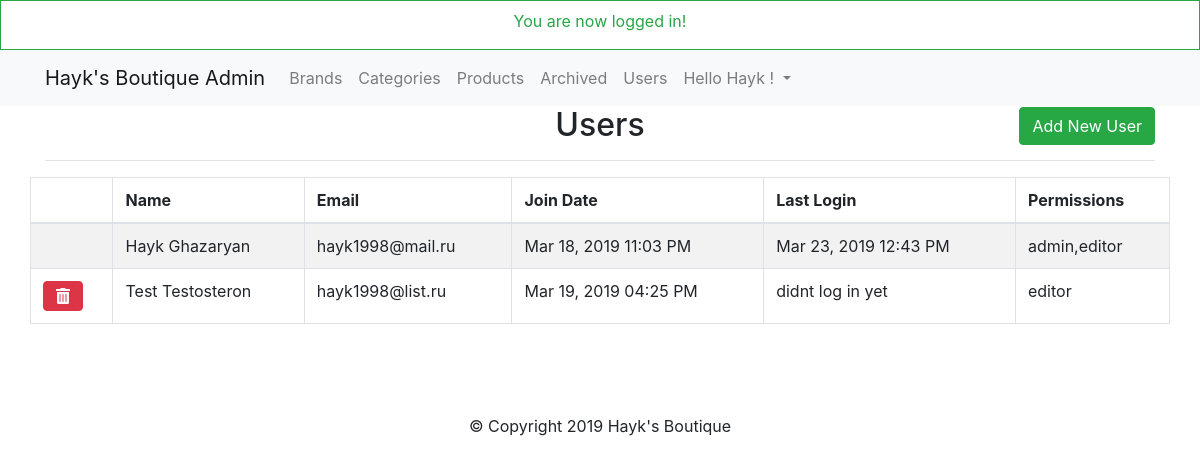
The page /admin/users.php (signed in) on the database its author committed.
### tables this page shows
CREATE TABLE `users` (
  `id` int(11) NOT NULL,
  `full_name` varchar(255) NOT NULL,
  `email` varchar(175) NOT NULL,
  `password` varchar(255) NOT NULL,
  `join_date` datetime NOT NULL DEFAULT CURRENT_TIMESTAMP,
  `last_login` datetime NOT NULL,
  `permission` varchar(255) NOT NULL
);

### helpers/helpers.php (called while the page is built, shortened)
<?php
function pretty_date($date){
    return date("M d, Y h:i A",strtotime($date));
}

### admin/users.php (the view, shortened to what this page needs)
<?php
require_once '../core/init.php';
include 'includes/head.php';
include 'includes/navigation.php';
if (isset($_GET['add'])) {
    $name = ((isset($_POST['name'])) ? sanitize($_POST['name']) : '');
    $email = ((isset($_POST['email'])) ? sanitize($_POST['email']) : '');
    $password = ((isset($_POST['password'])) ? sanitize($_POST['password']) : '');
    $confirm = ((isset($_POST['confirm'])) ? sanitize($_POST['confirm']) : '');
    $permissions = ((isset($_POST['permissions'])) ? sanitize($_POST['permissions']) : '');
    $errors = array();
    if ($_POST) {
        $emailQuery = $db->query("SELECT * FROM users WHERE email = '$email'");
        $emailCount = mysqli_num_rows($emailQuery);
        if ($emailCount != 0) {
            $errors[] = "The email is already in use , choose another email";
        }
        $required = array('name', 'email', 'password', 'confirm', 'permissions');
        foreach ($required as $f) {
            if (empty($_POST[$f])) {
                $errors[] = "You must fill out all fields";
                break;
            }
        }
        if (strlen($password) < 6) {
            $errors[] = 'Your password must be at least 6 characters';
        }
        if ($password != $confirm) {
            $errors[] = 'Your passwords dont match';
        }
        if (!filter_var($email, FILTER_VALIDATE_EMAIL)) {
            $errors[] = 'The email you entered is not valid';
        }
        if (!empty($errors)) {
            echo display_errors($errors);
        } else {
            $hashed = password_hash($password, PASSWORD_DEFAULT);
            $db->query("INSERT INTO users (full_name,email,password,permission) VALUES ('$name','$email','$hashed','$permissions')");
            $_SESSION['success_flash'] = 'The User has Added';
            header('Location:users.php');
        }
    }
    ?>
    <div class="container">
        <h2 class="text-center">Adding New User</h2>
        <hr>
        <form action="users.php?add=1" method="post">
            <div class="row ">
                <div class="form-group col-md-6">
                    <label for="name">Full Name:</label>
                    <input type="text" class="form-control" name="name" id="name" value="<?= $name; ?>">
                </div>
                <div class="form-group col-md-6">
                    <label for="email">Email:</label>
                    <input type="email" class="form-control" name="email" id="email" value="<?= $email; ?>">
                </div>
                <div class="form-group col-md-6">
                    <label for="password">Password:</label>
                    <input type="password" class="form-control" name="password" id="password" value="<?= $password; ?>">
                </div>
                <div class="form-group col-md-6">
                    <label for="confirm">Confirm Password:</label>
                    <input type="password" class="form-control" name="confirm" id="confirm" value="<?= $confirm; ?>">
                </div>
                <div class="form-group col-md-6">
                    <label for="permissions">Permissions:</label>
                    <select id="permissions" name="permissions" class="form-control">
                        <option value=""<?= (($permissions == '') ? ' selected' : ''); ?>></option>
                        <option value="editor"<?= (($permissions == 'editor') ? ' selected' : ''); ?>>Editor</option>
                        <option value="admin,editor"<?= (($permissions == 'admin,editor') ? ' selected' : ''); ?>>Admin
                        </option>
                    </select>
                </div>
                <div class="form-group col-md-6 text-right pt-2 mt-4">
                    <a href="users.php" class="btn btn-warning">Cancel</a>
                    <input type="submit" value="Add User" class="btn btn-success">
                </div>
            </div>
        </form>
    </div>
    <?php
} else {
    $userQuery = $db->query("SELECT * FROM users ORDER BY full_name");
    ?>
    <div class="container">
        <h2 class="text-center">Users</h2>
        <a href="users.php?add=1" class="btn btn-success float-right" id="add-product">Add New User</a>
        <hr>
        <div class="row">
            <table class="table table-bordered table-striped table-condensed">
                <thead>
                <th>
                </th>
                <th>Name</th>
                <th>Email</th>
                <th>Join Date</th>
                <th>Last Login</th>
                <th>Permissions</th>
                </thead>
                <tbody>
                <?php while ($user = mysqli_fetch_assoc($userQuery)): ?>
                    <tr>
                        <td>
                            <?php if ($user['id'] != $user_data['id']):; ?>
                                <a href="users.php?delete=<?= $user['id'] ?>" class="btn btn-danger btn-xs"><i
                                            class="fas fa-trash-alt"></i></a>
                            <?php endif; ?>
                        </td>
                        <td><?= $user['full_name']; ?></td>
                        <td><?= $user['email'] ?></td>
                        <td><?= pretty_date($user['join_date']) ?></td>
                        <td><?=(($user['last_login']=='0000-00-00 00:00:00')?'didnt log in yet': pretty_date($user['last_login'])); ?></td>
                        <td><?= $user['permission'] ?></td>
                    </tr>
                <?php endwhile; ?>
                </tbody>
            </table>
        </div>
    </div>
<?php }
include 'includes/footer.php' ?>

### css/main.css (style rules this page uses)
body { padding: 0; margin: 0; }
#add-product { margin-top: -45px; }

### rows shown on the page
users: full_name "Hayk Ghazaryan", email "hayk1998@mail.ru", join_date "Mar 18, 2019 11:03 PM", last_login "Mar 23, 2019 12:43 PM", permission "admin,editor"
users: full_name "Test Testosteron", email "hayk1998@list.ru", join_date "Mar 19, 2019 04:25 PM", shows "didnt log in yet", permission "editor"

### other values the page prints
$_SESSION['success_flash'] "You are now logged in!"
$user_data['first'] "Hayk"
